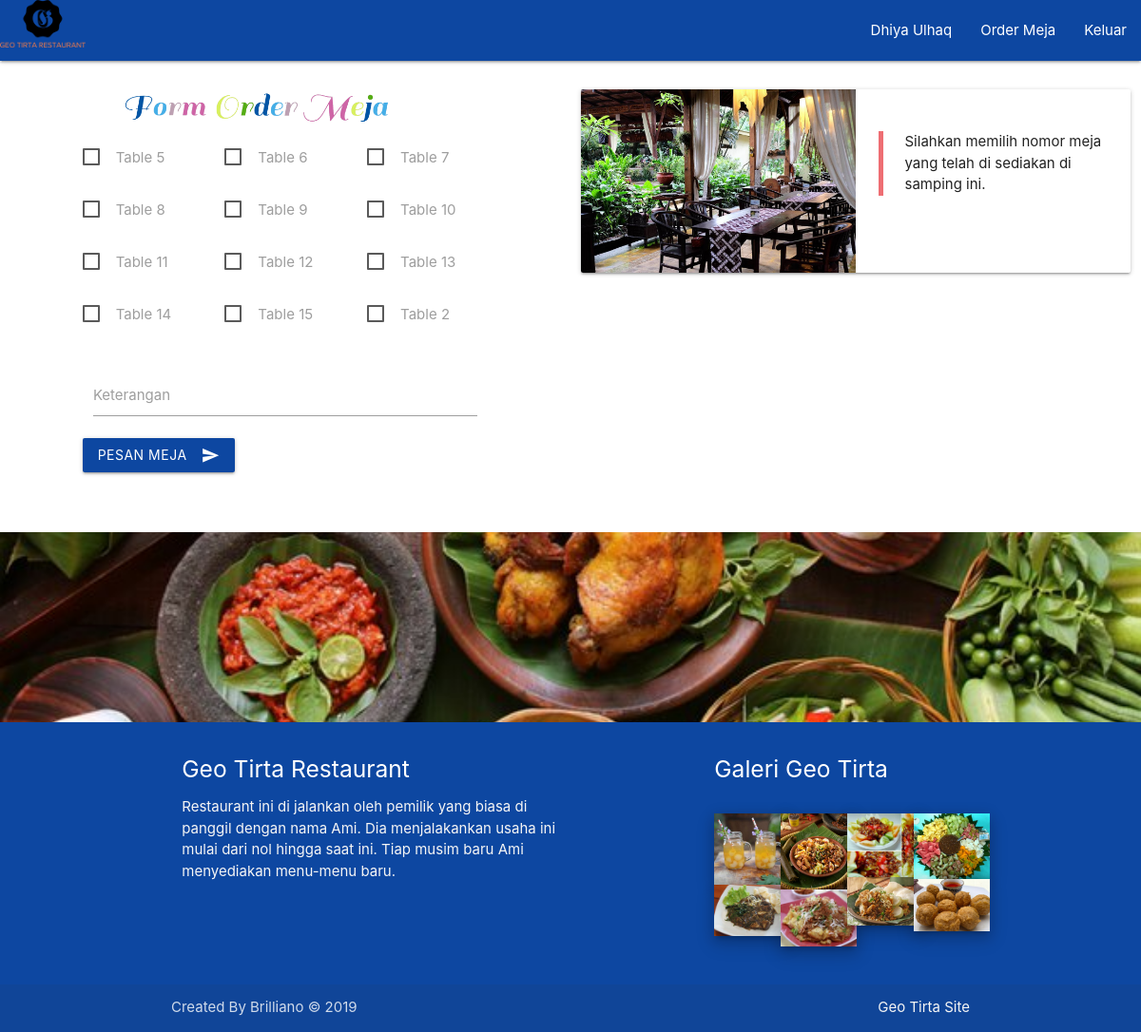
Page /project/Restoran/include/user-ordermeja.php (signed in) on the committed database.
### tables this page shows
CREATE TABLE `listmeja` (
  `id_meja` int(2) NOT NULL,
  `no_meja` varchar(5) NOT NULL,
  `status_meja` enum('kosong','dipesan') NOT NULL
);

### project/Restoran/include/user-orderkiri.php (the view, shortened to what this page needs)
<div class="container">
<img src="image/formorder.gif" class="col s10 m10">
            <form method="post" enctype="multipart/form-data" class="row" action="user-cekordermeja.php">
                <div class="row">
                <?php
                    $pilih = "SELECT * FROM listmeja WHERE status_meja = 'kosong'";
                    $pres = mysqli_query($dbh, $pilih);
                    while($p = mysqli_fetch_array($pres)){
                ?>
                <p class="col s4 m4">
                 <label>
                   <span>Table <?php echo $p[1]; ?></span>
                 </label>
                </p>
                    <?php } ?>
                </div>
                <div class="input-field col s12">
                   <textarea id="textarea1" class="materialize-textarea" name="keterangan"></textarea>
                    <label for="textarea1">Keterangan</label>
                </div>
                <button class="btn waves-effect waves-light blue darken-4" type="submit" name="action">Pesan Meja
                    <i class="material-icons right">send</i>
                </button>
            </form>
</div>

### rows in the picture
listmeja: no_meja "5"
listmeja: no_meja "6"
listmeja: no_meja "7"
listmeja: no_meja "8"
listmeja: no_meja "9"
listmeja: no_meja "10"
listmeja: no_meja "11"
listmeja: no_meja "12"
listmeja: no_meja "13"
listmeja: no_meja "14"
listmeja: no_meja "15"
listmeja: no_meja "2"

### other values in the picture
$_SESSION['nama_user'] "Dhiya Ulhaq"
